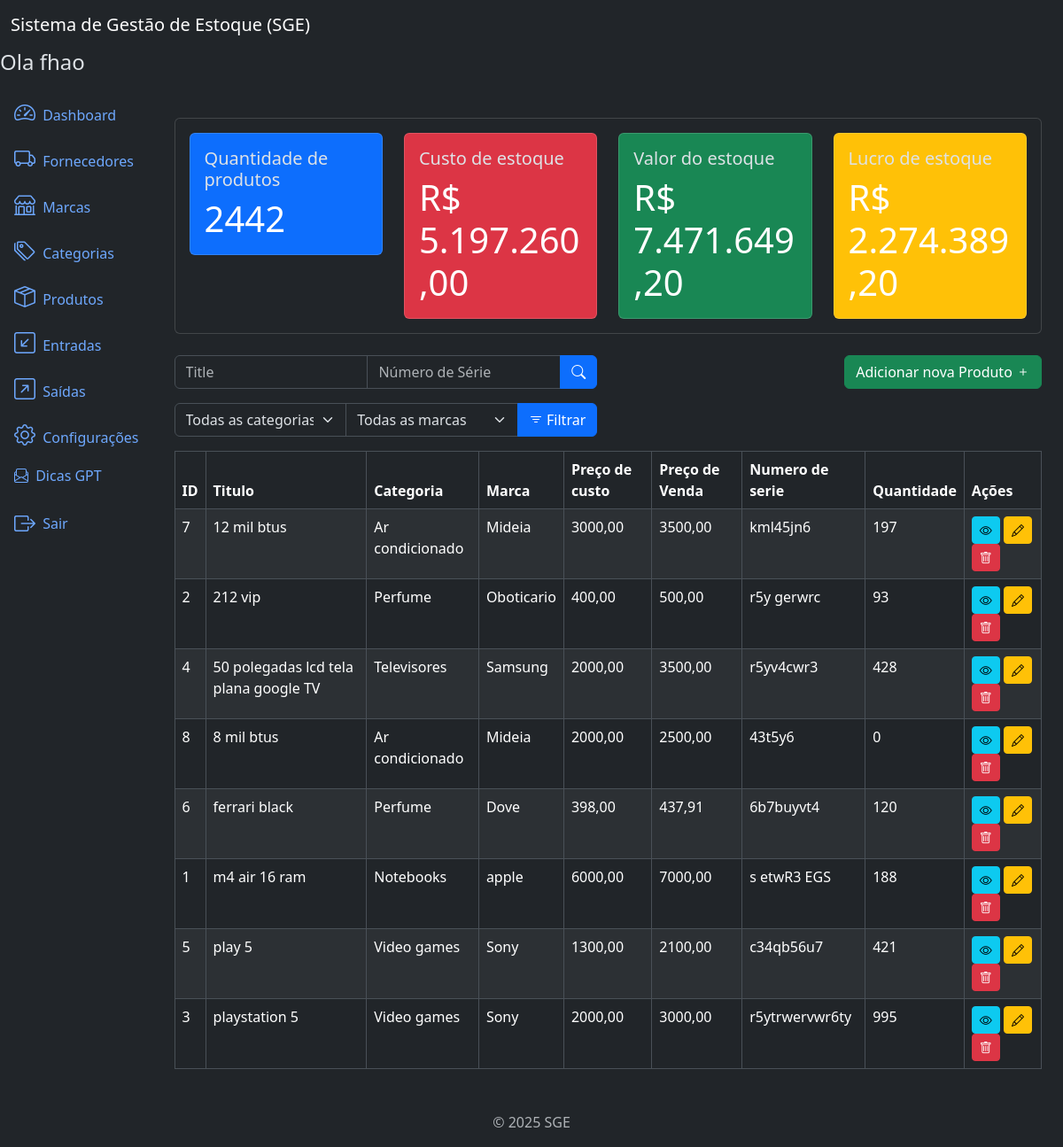
Screenshot of /products/ (signed in) with the database file from the repository.
### products/models.py (models this page shows, shortened)
class Product(models.Model):
    title = models.CharField(
        max_length=500
    )
    brand = models.ForeignKey(
        Brand,
        on_delete=models.PROTECT,
        related_name='products'
    )
    category = models.ForeignKey(
        Category,
        on_delete=models.PROTECT,
        related_name='products'
    )
    description = models.TextField(
        blank=True,
        null=True,
    )
    serie_number = models.CharField(
        max_length=200,
        blank=True,
        null=True,
    )
    cost_price = models.DecimalField(
        max_digits=20,
        decimal_places=2,
    )  # preço de custo
    selling_price = models.DecimalField(
        max_digits=20,
        decimal_places=2,
    )  # preço vendido
    quantity = models.IntegerField(
        default=0,
    )
    created_at = models.DateTimeField(
        auto_now_add=True,
    )
    updated_at = models.DateTimeField(
        auto_now=True
    )
    class Meta:
        ordering = ['title']

### categories/models.py (models this page shows)
class Category(models.Model):
    name = models.CharField(max_length=500)
    description = models.TextField(
        blank=True,
        null=True,
    )
    created_at = models.DateTimeField(
        auto_now_add=True
    )
    updated_at = models.DateTimeField(
        auto_now=True
    )
    class Meta:
        ordering = ['name']
    def __str__(self):
        return self.name

### brands/models.py (models this page shows)
class Brand(models.Model):
    name = models.CharField(max_length=500)
    description = models.TextField(
        blank=True,
        null=True,
    )
    created_at = models.DateTimeField(
        auto_now_add=True
    )
    updated_at = models.DateTimeField(
        auto_now=True
    )
    class Meta:
        ordering = ['name']
    def __str__(self):
        return self.name

### products/views.py (the view)
# urls.py: path('products/', views.ProductListView.as_view(), name='product_list'),
class ProductListView(LoginRequiredMixin, PermissionRequiredMixin, ListView):
    model = models.Product
    template_name = 'product_list.html'
    context_object_name = 'products'
    paginate_by = 10
    permission_required = 'products.view_product'
    def get_queryset(self):
        queryset = super().get_queryset()
        brand = self.request.GET.get('brand')
        category = self.request.GET.get('category')
        serie_number = self.request.GET.get('serie_number')
        title = self.request.GET.get('title')
        if brand:
            queryset = queryset.filter(brand__id=brand)
        if category:
            queryset = queryset.filter(category__id=category)
        if serie_number:
            queryset = queryset.filter(serie_number__icontains=serie_number)
        if title:
            queryset = queryset.filter(title__icontains=title)
        return queryset
    def get_context_data(self, **kwargs):
        context = super().get_context_data(**kwargs)
        context['categories'] = Category.objects.all()
        context['brands'] = Brand.objects.all()
        context['product_metrics'] = get_product_metrics()
        return context

### app/metrics.py (called while the page is built)
def get_product_metrics():
    products = Product.objects.all()
    total_cost_price = sum(product.cost_price * product.quantity for product in products)
    total_selling_price = sum(product.selling_price * product.quantity for product in products)
    total_quantity = sum(product.quantity for product in products)
    total_profit = total_selling_price - total_cost_price
    return dict(
        total_cost_price=number_format(total_cost_price, decimal_pos=2, force_grouping=True),
        total_selling_price=number_format(total_selling_price, decimal_pos=2, force_grouping=True),
        total_quantity=total_quantity,
        total_profit=number_format(total_profit, decimal_pos=2, force_grouping=True),
    )

### products/templates/product_list.html (shortened to what this page needs)
{% extends 'base.html' %}
{% block content %}
{% if perms.products.view_product and perms.inflows.view_inflow %}
   {% include 'components/_product_metrics.html' %}
{% endif %}
<div class="row mb-3">
   <div class="col-md-6">
      <form method="get" action="{% url 'product_list' %}">
         <div class="input-group">
            <input type="text" class="form-control" name="title" placeholder="Title" value="{{ request.GET.title }}">
            <input type="text" class="form-control" name="serie_number" placeholder="Número de Série" value="{{ request.GET.serie_number }}">
            <button type="submit" class="btn btn-primary">
               <i class="bi bi-search"></i>
            </button>
         </div>
      </form>
   </div>
   {% if perms.products.add_product %}
   <div class="col-md-6">
      <a href="{% url 'product_create' %}" class="btn btn-success float-end">
         Adicionar nova Produto
         <i class="bi bi-plus"></i>
      </a>
   </div>
   {% endif %}
</div>
<div class="row mb-3">
   <div class="col-md-6">
      <form method="get" action="{% url 'product_list' %}">
         <div class="input-group">
            <select class="form-select" name="category">
               <option value="" {% if not request.GET.category %} selected {% endif %} >Todas as categorias</option>
            </select>
            <select class="form-select" name="brand">
               <option value="" {% if not request.GET.brand %} selected {% endif %} >Todas as marcas</option>
            </select>
            <button type="submit" class="btn btn-primary">
               <i class="bi bi-filter"></i> Filtrar
            </button>
         </div>
      </form>
   </div>
</div>
<div class="table-responsive">
   <table class="table table-striped table-bordered">
      <thead class="thead-dark">
         <tr>
            <th>ID</th>
            <th>Titulo</th>
            <th>Categoria</th>
            <th>Marca</th>
            <th>Preço de custo</th>
            <th>Preço de Venda</th>
            <th>Numero de serie</th>
            <th>Quantidade</th>
            <th>Ações</th>
         </tr>
      </thead>
      <tbody>
         {% for product in products %}
         <tr>
            <td>{{ product.id }}</td>
            <td>{{ product.title }}</td>
            <td>{{ product.category }}</td>
            <td>{{ product.brand }}</td>
            <td>{{ product.cost_price }}</td>
            <td>{{ product.selling_price }}</td>
            <td>{{ product.serie_number }}</td>
            <td>{{ product.quantity }}</td>
            <td>
               <a href="{% url 'product_detail' product.id %}" class="btn btn-info btn-sm">
                  <i class="bi bi-eye"></i>
               </a>
               {% if perms.products.change_product %}
               <a href="{% url 'product_update' product.id %}" class="btn btn-warning btn-sm">
                  <i class="bi bi-pencil"></i>
               </a>
               {% endif %}
               {% if perms.products.delete_product %}
               <a href="{% url 'product_delete' product.id %}" class="btn btn-danger btn-sm">
                  <i class="bi bi-trash"></i>
               </a>
               {% endif %}
            </td>
         </tr>
         {% endfor %}
      </tbody>
   </table>
</div>
{% endblock %}

### app/templates/components/_header.html
<nav class="navbar navbar-expand-lg navbar-light bg-dark">
  <div class="container-fluid">
    <a class="navbar-brand text-white" href="#">Sistema de Gestão de Estoque (SGE)</a>
  </div>
</nav>
<h4>Ola {{ user.username }}</h4>

### rows the page displays
Product: id "7", title "12 mil btus", category "Ar condicionado", brand "Mideia", cost_price "3000,00", selling_price "3500,00", serie_number "kml45jn6", quantity "197"
Product: id "2", title "212 vip", category "Perfume", brand "Oboticario", cost_price "400,00", selling_price "500,00", serie_number "r5y gerwrc", quantity "93"
Product: id "4", title "50 polegadas lcd tela plana google TV", category "Televisores", brand "Samsung", cost_price "2000,00", selling_price "3500,00", serie_number "r5yv4cwr3", quantity "428"
Product: id "8", title "8 mil btus", category "Ar condicionado", brand "Mideia", cost_price "2000,00", selling_price "2500,00", serie_number "43t5y6", quantity "0"
Product: id "6", title "ferrari black", category "Perfume", brand "Dove", cost_price "398,00", selling_price "437,91", serie_number "6b7buyvt4", quantity "120"
Product: id "1", title "m4 air 16 ram", category "Notebooks", brand "apple", cost_price "6000,00", selling_price "7000,00", serie_number "s etwR3 EGS", quantity "188"
Product: id "5", title "play 5", category "Video games", brand "Sony", cost_price "1300,00", selling_price "2100,00", serie_number "c34qb56u7", quantity "421"
Product: id "3", title "playstation 5", category "Video games", brand "Sony", cost_price "2000,00", selling_price "3000,00", serie_number "r5ytrwervwr6ty", quantity "995"

### other values shown
{{ user.username }} "fhao"
{{ product_metrics.total_quantity }} "2442"
{{ product_metrics.total_cost_price }} "5.197.260,00"
{{ product_metrics.total_selling_price }} "7.471.649,20"
{{ product_metrics.total_profit }} "2.274.389,20"
